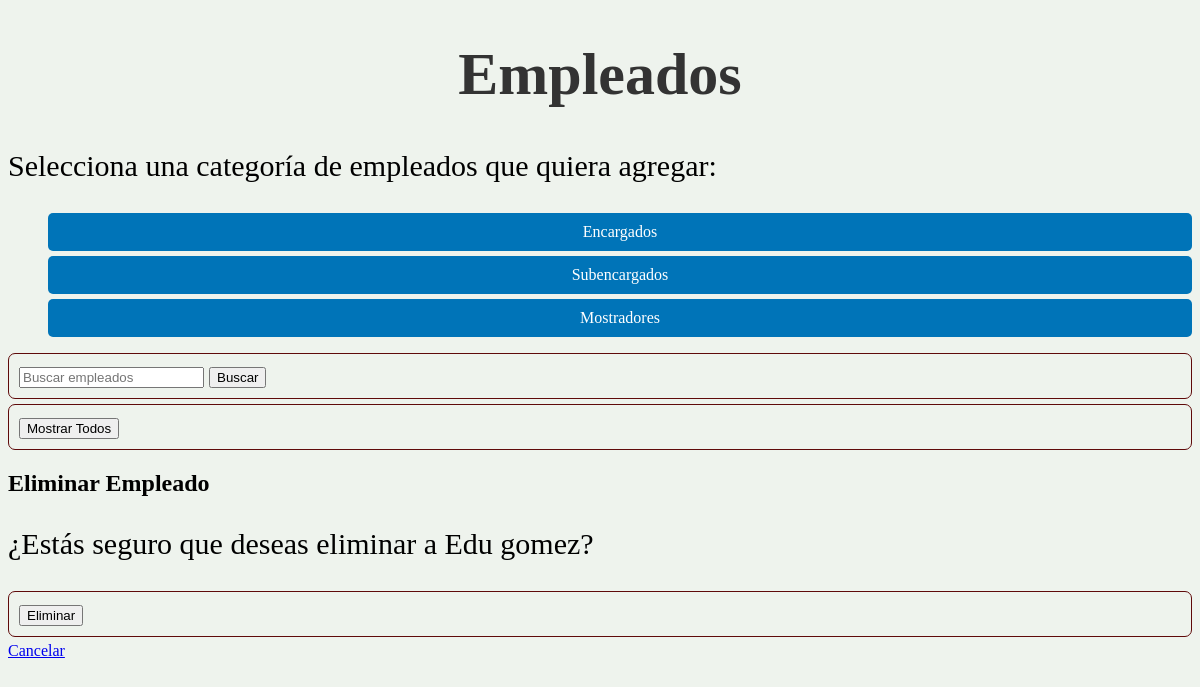
The page /empleados/empleados/eliminar_empleado/6/ (signed in) on the database as committed earlier.
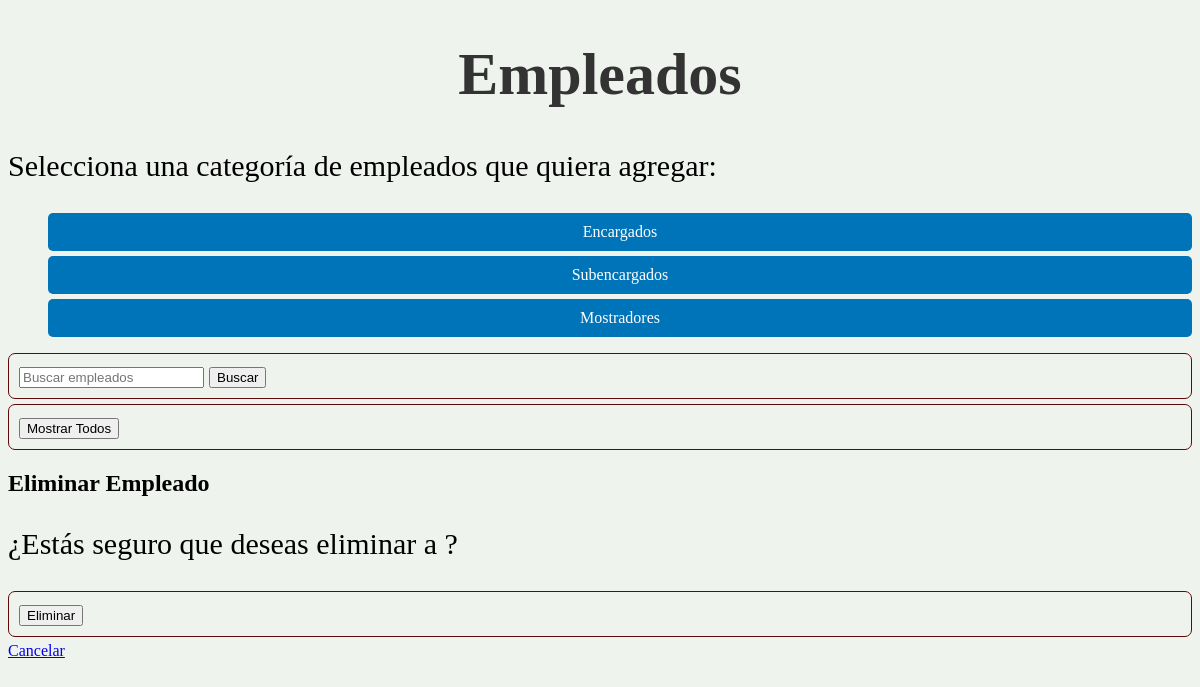
The same page on the database as committed later.
### empleados/models.py (models this page shows)
class mostrador(models.Model):
    Nombre = models.CharField(max_length=64)
    Apellido = models.CharField(max_length=64)
    telefono = models.CharField(max_length=20)
    edad = models.IntegerField()
    email = models.EmailField()
    descripcion = models.CharField(max_length=10)
    empleo = models.CharField(max_length=64, default='mostrador')
    creador = models.ForeignKey(User, on_delete=models.SET_NULL, null=True)

### empleados/views.py (the view)
# urls.py: path('empleados/eliminar_empleado/<int:id>/', views.eliminar_empleado, name='eliminar_empleado'),
@login_required
def eliminar_empleado(request, id):
    empleado_eliminar = (
        encargado.objects.filter(id=id).first() or
        subencargado.objects.filter(id=id).first() or
        mostrador.objects.filter(id=id).first()
    )
    if request.method == "POST":
        if empleado_eliminar:
            empleado_eliminar.delete()
            return redirect('mostrarempleados')
    return render(request, 'eliminar_empleado.html', {'empleado': empleado_eliminar})

### empleados/templates de empleados/eliminar_empleado.html (shortened to what this page needs)
{% extends 'base.html' %}
{% block content %}
  <h2>Eliminar Empleado</h2>
  <p>¿Estás seguro que deseas eliminar a {{ empleado.Nombre }} {{ empleado.Apellido }}?</p>
  <form method="post">
    <input type="submit" value="Eliminar">
  </form>
  <a href="{% url 'mostrarempleados' %}">Cancelar</a>
{% endblock %}

Rows that differ between the two databases and show on the page:
removed mostrador: Nombre "Edu", Apellido "gomez"
